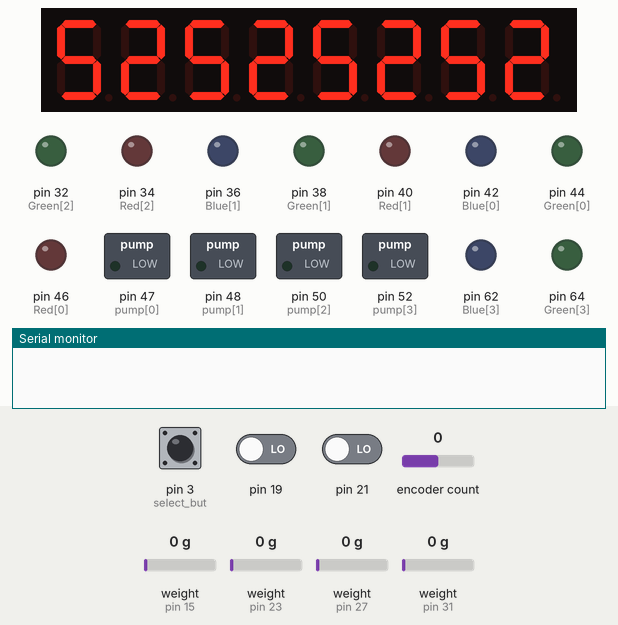
Recording of a sketch running on a simulated Arduino Mega 2560, built with avr-gcc and run on an emulated ATmega2560. Shown: 8-digit seven-segment display, switched loads named in the sketch (green lamp = pin HIGH), output pins drawn as LEDs (lit = HIGH), the last lines printed to the serial monitor. The inputs (shaded band) are chosen by the test bench; at power-on: pin 21 LOW, weight on the scale (sensors on pin 31, pin 15, pin 23, pin 27) 0 g, pin 3 (select_but) LOW, pin 19 LOW, encoder count 0.

Above: at 1.2 s.
1.3 s: pin 21 driven HIGH
At 2.8 s:
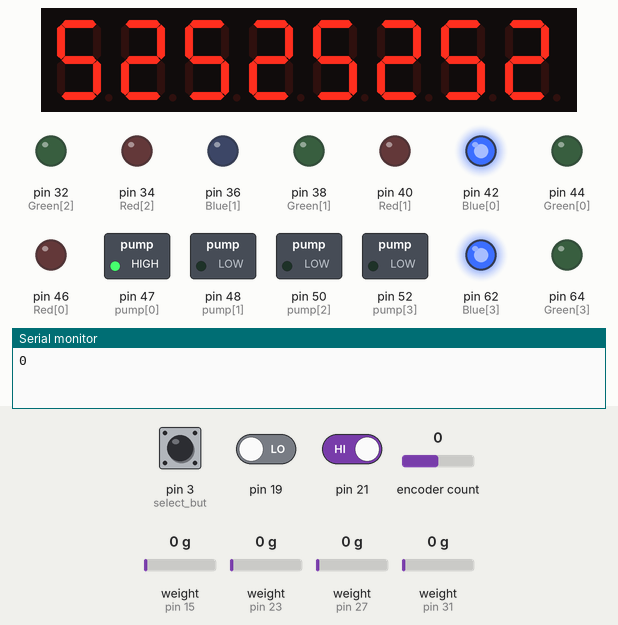
3.4 s: weight on the scale (sensor on pin 31) set to 23 g
4.9 s: weight on the scale (sensor on pin 31) set to 28 g
At 5.9 s:
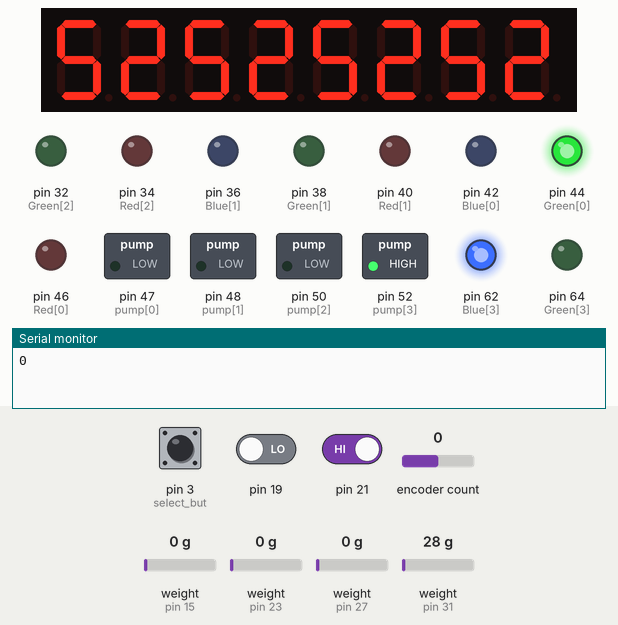
7.1 s: weight on the scale (sensor on pin 15) set to 16 g
8.6 s: weight on the scale (sensor on pin 15) set to 20 g
At 9.8 s:
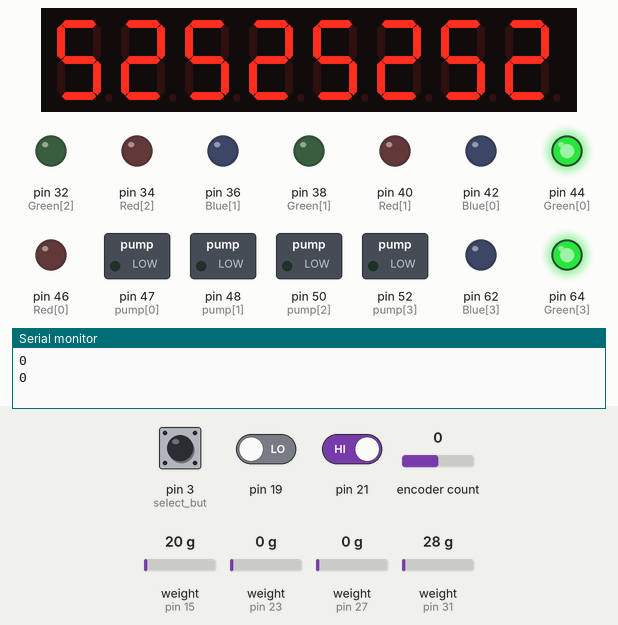
10.3 s: pin 3 (select_but) pulled HIGH for 0.15 s
At 11.4 s:
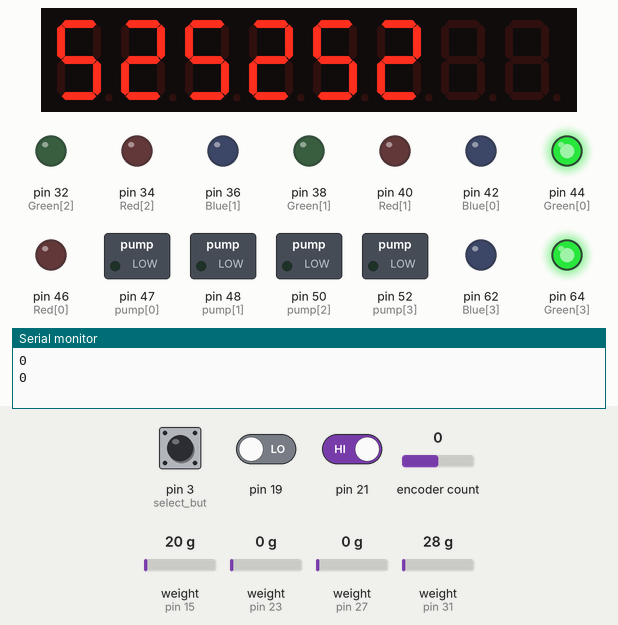
Timing chart, 0 to 13.3 s (numbered marks = the images above; inputs shaded):
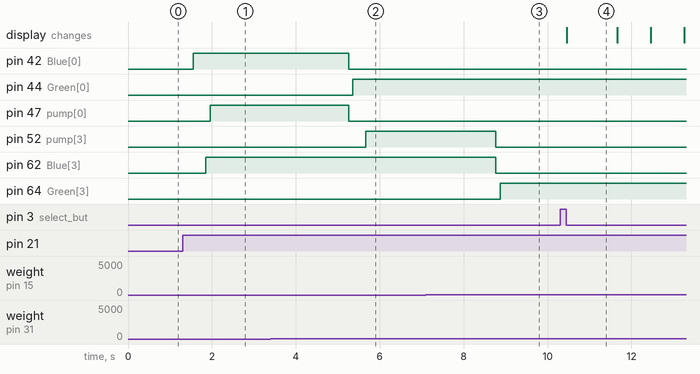

The sketch:

nalivator_v1.1_Stable.ino
```cpp
/*  Проект Наливатор.
  Автор Яшкин Сергей (с)2019
  текущая версия software v 1.1 - рабочая, нужно добавить режим энергосбережения
  текущая версия MainBoard_M2 v 1.3
  текущая версия ControlPanel_M3 v 1.2
  текущая версия TensorBoard_M4 v 1.1
  текущая версия LEDPanel_M5 v 1.1
  текущая версия файла с настройками v 1.1
*/

//Подключаем библиотеки
#include "LedControl.h" 							    // Библиотека работы с 7-сегментным индикатором на MAX7219
#include <Encoder.h>   								    // Библиотека работы с энкодером
#include "HX711.h"                        // Работаем с датчиком веса
#include <TimerOne.h>

//Определяем выводы Arduino Mega2560 для подключения периферии
int dataPin = 5;   										    // DOUT для MAX7219
int clkPin = 7;                           // Clock для MAX7219
int csPin = 9; 											      // ChipSelect для MAX7219
int numDevices = 1; 								      // Количество устройств MAX7219. По умолчанию 1, то есть восемь 7-сегментных индикаторов
byte select_but = 3;                      // Pin кнопки энкодера
int pinA = 18;											      // Pin A энекодера. Рекомендуется подключить к выводу Arduino с поддержкой прерывания
int pinB = 20;											      // Pin B энекодера. Рекомендуется подключить к выводу Arduino с поддержкой прерывания
int StartButton = 2;									    // Номер прерывания для кнопки START (pin 21)
int StopButton = 4;									      // Номер прерывания для кнопки STOP (pin 19)
const uint8_t DOUT[4]	= {31, 27, 23, 15};	// Pins выводов DT датчика веса юзеров с 1 до 4-го
const uint8_t CLK [4] = {53, 29, 25, 17}; // Pins выводов SCK датчика веса юзеров с 1 до 4-го
int Red [4] = {46, 40, 34, 66};						// Pins красных светодиодов юзеров от 1 до 4-го
int Green [4] = {44, 38, 32, 64};					// Pins зеленых светодиодов юзеров от 1 до 4-го
int Blue [4] = {42, 36, 68, 62};					// Pins синих светодиодов юзеров от 1 до 4-го
int pump [4] = {47, 48, 50, 52};					// Pins насосов юзеров от 1 до 4-го
float rumka [4];                          // Массив переменных в которых хранится вес рюмок ДО начала налива. будет измеряться перед началом налива в каждую рюмку
int done [4];											        // Признак того, что после нажатия кнопки СТАРТ в указанную тару был налив. Нужен для возможности долива в тару, которую поставили позже. Обнуляются каждый раз после поднятия тары из ячейки
int user_blink = 0;                                             // Номер моргающего юзера. Начальное значение - 0, то есть все горят, не мигая
byte PrevStateSelectButton = 0;                                 // Предыдущее состояние кнопки энкодера: 0 - была отжата, 1 - была нажата
byte payload1 = 25, payload2 = 25, payload3 = 25, payload4 = 25;// Принимаем, что изначально для всех юзеров установлено одинаковое количество граммов - 25
int payload[4] = {payload1, payload2, payload3, payload4};      // Массив для хранения граммов пользователей - запихиваем граммы юзеров в массив
byte minimum = 10;                                              // Меньше 10 грамм налить нельзя... Чего мараться то?
byte maximum = 40;                                              // Больше 40 грамм налить нельзя... Напиваться не стоит, да в и в рюмку не влезет
byte LowLimit = 10;                                             // Минимальный вес тары, ниже которого девайс будет считать, что ничего не установлено и наливать не будем
byte Brutto = 140;                                              // Теоретический максимальный вес тары с продуктом (брутто). Выше этого значения налива не будет ни при каких обстоятельствах
int nalivaem = 0;                                               // Флаг начала налива, устанавливается в 1 по нажатию кнпоки СТАРТ и в 0 по нажатию кнопки СТОП или по окончании налива
boolean EmergencyStop = false;
int nalit_cont = 0;                                             // Устанавливаем в 0, если процесс налива закончен, и в 1 - если идет процесс налива

// Создаем Контрольную Панель
LedControl lc = LedControl(dataPin, clkPin, csPin, numDevices); // Создаем объект lc как экземпляр класса LedControl
Encoder myEnc(pinA, pinB);                                      // Создаем объект myEnc как экземпляр класса Encoder

// Создаем весы
HX711 load_cells[4];                                            // создаём 4 объекта для работы с тензодатчиками
const int   GAIN[4] = {843, 862, 850, 1045};                    // создаём массив с корректирующими коэффициентами для каждого датчика
const int   a[4] = { -72, 119, 186, -124};                      // второй поправочный коэффициент
float loads[4] = {0.0, 0.0, 0.0, 0.0};                          // создаём массив для хранения значений с каждого датчика

// Начальная инициализация и вывод на 7SEG начальных значений
void setup() {
  Serial.begin(9600);                                           // Открываем порт для вывода отладочных сообщений. После дебага можно удалить или закомментить
  Timer1.initialize(350000);                                    // Устанавливаем таймер на 350 мс.
  Timer1.attachInterrupt(check_rumka);                          // Вызываем функцию проверки тары в ячейке с периодичностью строкой выше

  //Определяем типы pins как входы или выходы
  for (int i = 0; i < 4; i++)
  {
    pinMode (DOUT[i], INPUT);
    pinMode (CLK[i], INPUT);
    pinMode (Red[i], OUTPUT);
    pinMode (Green[i], OUTPUT);
    pinMode (Blue[i], OUTPUT);
    pinMode (pump[i], OUTPUT);
  }
  pinMode (StartButton, INPUT);
  pinMode (StopButton, INPUT);

  attachInterrupt(StopButton, STOP, RISING);      // Вызываем функцию STOP немедленно после нажатий кнопки СТОП
  attachInterrupt(StartButton, START, RISING);    // Вызываем функцию START немедленно после нажатия кнопки СТАРТ

  pinMode (select_but, INPUT);					          // Определяем контакт кнопки энкодера как INPUT
  lc.shutdown(0, false);							            // Включаем дисплей
  lc.setIntensity(0, 1);							            // Устанавливаем яркость (0-минимум, 15-максимум)
  lc.clearDisplay(0);								              // Очищаем дисплей

  // Инициализируем весы
  for (int i = 0; i < 4; i++) {                   // выполняем цикл, в котором
    load_cells[i].begin(DOUT[i], CLK[i]);         // выполняем инициализацию 4 тензодатчиков
    load_cells[i].set_scale(GAIN[i]);             // устанавливаем корректирующие коэффициенты для каждого тензодатчика
  }
}


void loop() {
  if (digitalRead(select_but) == HIGH && PrevStateSelectButton == 0)  // Отлавливаем только одно нажатие кнопки энкодера (предыдущее состояние кнопки - отжата), чтобы перейти к следующему юзеру
  { // Если кнопка нажата и ее предыдущее значение - отжата, то ...
    user_blink ++; 													    // ...переходим к следующему юзеру
    if (user_blink == 5) {
      user_blink = 0; // Если предыдущий юзер был 4 (последний), то устанавливаем нулевого юзера, то есть опять не моргаем
    }
    PrevStateSelectButton = 1; 									// Запоминаем, что кнопка была нажата, чтобы не было повторных срабатываний, если удерживать кнопку
  }
  if (digitalRead(select_but) == LOW)						// Переходим к функции моргания только при отпускании кнопки
  {
    PrevStateSelectButton = 0; 								// Опустили кнопку, запоминаем, что кнопка была отжата и теперь ее можно нажать еще раз ...
    LedShow();  												      // ... и пишем в 7LED выбранные значения для всех юзеров и указываем, какой юзер моргает (если 0 - то никакой и экран не моргает)
  }

}

// Подпрограмма мигания выбранным юзером и обработки крутилки энкодера
void LedShow () {
  uint32_t prev_time;                         // Переменная для определения прошедшего с момента последнего моргания на 7SEG индикаторе
  uint32_t prev_change;                       // Переменная для определения задержки моргания после последнего изменения энкодером показаний
  int timing = 400;                           // частота мигания группой индикаторов в милисекундах
  int change_timing = 200;                    // Задержка моргания после последнего изменения энкодером показаний в милисекундах
  int leds[8];                                // Массив чисел, записываемых в 7LED с разбивкой по единицам и десяткам
  int s_blink = 0;                            // Определяем, что выводим на индикатор моргающего юзера: 0 - гасим цифры, 1 - зажигаем его текущее значение, то есть моргаем

  long currentPosition  = payload[user_blink - 1];		// Записываем в текущее значение энкодера граммы текущего юзера ...
  myEnc.write (currentPosition * 4);					        // ... и записываем его в энкодер. Умножаем на 4 потому, что энкодер считает пачками по 4
  //Разделяем единицы и десятки для каждого user и записываем в массив leds
  for (int i = 0; i <= 7; i = i + 2) {
    leds[i] = (payload[i / 2] / 10) % 10;					  // Разделяем десятки ...
    leds[i + 1] = payload[i / 2] % 10;						  // ... и единицы
    lc.setDigit(0, i, (byte)leds[i], false);				 // Отображаем десятки ...
    lc.setDigit(0, i + 1, (byte)leds[i + 1], false); // ... и единицы на 7SEG
  }

  // здесь часть кода, вызываемого, если установлен Флаг nalivaem == 1 и не находимся в процессе налива (nalit_cont == 0). Вызывается функция nalit
  if (nalivaem == 1 and nalit_cont == 0) {
    nalit();
  }

  //Начинаем мигать выбранным юзером - n_blink
  if (user_blink != 0) {
    while (1)										                     // Бесконечный цикл, выход - по нажатию кнопки энкодера (return) или по нажатию кнопок START, STOP  - по прерыванию
    {
      long newPosition = myEnc.read();				          // Читаем текущее положение энекодера и...
      if (newPosition != currentPosition) {		        // Если оно изменилось то...
        if (newPosition / 4 > maximum) { 		          // (Ограничиваем верхний предел...)
          newPosition = maximum * 4; 			            // И умножаем на 4 - энкодер такой...
          myEnc.write (newPosition);
        }
        if (newPosition / 4 < minimum) { 		          // Ограничиваем нижний предел...
          newPosition = minimum * 4; 			             // И умножаем на 4 - энкодер такой...
          myEnc.write (newPosition);
        }
        currentPosition = newPosition;											                    //.. то текущему значению (currentPosition) присваиваем новое значение
        payload[user_blink - 1] = newPosition / 4; 									            // Записываем текущему юзеру накрученное на энкодере значение. Энкодер считает сразу по 4, так что делим 4
        leds[(user_blink - 1) * 2] = (payload[user_blink - 1] / 10) % 10;					 // Сразу же разделяем полученное значение от энкодера на десятки...
        leds[(user_blink - 1) * 2 + 1] = payload[user_blink - 1] % 10; 					 // ... и единицы
        lc.setDigit(0, (byte)(user_blink - 1) * 2, leds[(user_blink - 1) * 2], false); 	 // И тут же пишем цифры в указанные знакоместа для красоты (чтоб без задержек)
        lc.setDigit(0, (byte)(user_blink - 1) * 2 + 1, leds[(user_blink - 1) * 2 + 1], false);	// И тут же пишем цифры в указанные знакоместа для красоты (чтоб без задержек)
        prev_change = millis();
      }

      if (digitalRead(select_but) == HIGH && PrevStateSelectButton == 0) {		  // Отлавливаем нажатие кнопки во всех ветках цикла, так надежнее:)
        return;																	                                // Кнопка нажата - возвращаемся в основной цикл - переходим к следующему юзеру
      }
      if (millis() - prev_time > timing) {										                  // Выжидаем время timing в милисекундах и ...
        prev_time = millis();
        if (s_blink == 0 && millis() - prev_change > change_timing) {			      // Мигаем только в том случае, если с момента последнего изменения на энкодере прошло не меньше change_timing милисекунд
          if (digitalRead(select_but) == HIGH && PrevStateSelectButton == 0) {  // Отлавливаем нажатие кнопки во всех ветках цикла, так надежнее:)
            return;															// Кнопка нажата - возвращаемся в основной цикл - переходим к следующему юзеру
          }
          lc.setDigit(0, (byte)(user_blink - 1) * 2, leds[(user_blink - 1) * 2], false);      // Снова пишем цифры в указанные знакоместа
          lc.setDigit(0, (byte)(user_blink - 1) * 2 + 1, leds[(user_blink - 1) * 2 + 1], false);  // Снова пишем цифры в указанные знакоместа
          s_blink = 1;                                                              // В следующий раз покажем цифры юзера
        } else {
          if (digitalRead(select_but) == HIGH && PrevStateSelectButton == 0) {// Отлавливаем нажатие кнопки во всех ветках цикла, так надежнее:)
            return;																	                          // Кнопка нажата - возвращаемся в основной цикл - переходим к следующему юзеру
          }															                              // В следующий раз гасим цифры юзера
          lc.setChar(0, (user_blink - 1) * 2, (const char)' ', false);           // Пишем в выбранные знакоместа пробелы, то есть гасим знакоместо
          lc.setChar(0, (user_blink - 1) * 2 + 1, (const char)' ', false);         // Пишем в выбранные знакоместа пробелы, то есть гасим знакоместо
          s_blink = 0;                                                            // В следующий раз гасим цифры юзера
        }
      }
    }
  }
}

void STOP() //Останавливаем программу
{
  if ((digitalRead(pump[0]) == HIGH) or (digitalRead(pump[1]) == HIGH) or (digitalRead(pump[2]) == HIGH) or (digitalRead(pump[3]) == HIGH)) {
    nalivaem = 0;
    nalit_cont = 0;
    EmergencyStop = true;
    for (int i = 0; i <= 3; i++)
    {
      digitalWrite(pump[i], LOW);
      if (rumka[i] > LowLimit) {digitalWrite(Red[i], HIGH);}
      digitalWrite(Blue[i], LOW);
      digitalWrite(Green[i], LOW);
      done [i] = 1;
    }
    LedShow();
  }
}

void START() 									          // Ставим флаг, что пора бы и налить...
{
  if (nalit_cont == 0 and digitalRead(Red[0]) == 0 and digitalRead(Red[1]) == 0 and digitalRead(Red[2]) == 0 and digitalRead(Red[3]) == 0) // Разрешаем цикл налива только, если закончен предыдущий и не была активирована экстренная остановка
  {
    user_blink = 0; 								    // Текущий юзер = 0, то есть экран не мигает
    nalivaem = 1; 								      // Возвращаемся в функцию и ждем налива...
    LedShow();
  }
}

float measure(int kranik) 								            // Функция измерения веса. kranik - номер измеряемого веса
{
  loads[kranik] = load_cells[kranik].get_units(), 3;	// считываем значение веса на каждом тензодатчике
  loads[kranik] = loads[kranik] - a[kranik] - 1.5;		// Вычитаем поправочный коэффициент
  return loads[kranik];
}

void nalit () // В эту функцию передается процесс налива в тару. Происходит в два этапа - от первой до четвертой и обратно
{
  nalit_cont = 1;                                     // Сообщаем, что начали цикл налива
  // проверка наличия тары в ячейке
  for (int i = 0; i <= 3; i++) {
    //digitalWrite (Green[i], LOW); // Гасим зеленый
    //digitalWrite (Red[i], LOW);  // Гасим красный
    rumka[i] = measure(i);
    if (rumka[i] > LowLimit && rumka[i] < Brutto && done[i] == 0) {
      Serial.println (done[i]);
      digitalWrite (Blue[i], HIGH); // Если тара есть, то зажигаем синий, иначе гасим его
    } else {
      digitalWrite (Blue[i], LOW);
    }
  }
  // Первый прогон налива от 1 до 4 тары

  for (int i = 0; i <= 3; i++)
  {
    if (done[i] == 0 and measure(i) > LowLimit and rumka[i] < Brutto and digitalRead (Red[i]) == LOW) // Если тара есть и в нее не было налива, то наливаем
    {
      digitalWrite (pump[i], HIGH); // Включаем насос
      while ((measure(i) < (rumka[i] + payload[i])) && measure (i) > LowLimit && measure(i) < Brutto) //Пока измеренный вес меньше веса тары + полезная загрузка и тара присутствует...
      {
        if (measure(i) <= rumka[i] - 5) { // если пользователь убрал тару и передумал наливать, то налив не осуществляем и гасим все светодиоды
          digitalWrite (pump[i], LOW); // Останавливаем насос
          digitalWrite (Blue [i], LOW); // Гасим синий светодиод
          digitalWrite (Green [i], LOW); // Гасим зеленый светодиод
          rumka[i] = 0;
          done[i] = 1;
        }
      }
      // Если загрузка завершена, то...
      digitalWrite (pump[i], LOW); // Останавливаем насос
      digitalWrite (Blue[i], LOW); // Гасим синий светодиод
      if (measure(i) > LowLimit and done[i] == 0) {
        digitalWrite (Green[i], HIGH);// Зажигаем зеленый светодиод
        done[i] = 1;
      }
    }
  }
  nalivaem = 0;                   // Прекращаем налив
  nalit_cont = 0;                 // Разрешаем следующий цикл налива
  user_blink = 0;                 // Устанавливаем флаг в 0, то есть ни один индикатора на ControlPanel не мигает
  LedShow();                      // И идем в начало подпрограммы ожидания нажатий кнопки энкодера для изменения задатчика граммов
}
void check_rumka()                // Проверка наличия тары в ячейке, и если нет, сбрасываем флаг налитой тары (то есть можно наливать снова) и гасим светодиоды под нет
{
  for (int y = 0; y <= 3; y++) {
    if (measure (y) < LowLimit) {   // Если тары нет - ее вес меньше чем LowLimit, то гасим свет
      digitalWrite (Blue[y], LOW);
      digitalWrite (Green[y], LOW);
      digitalWrite (Red[y], LOW);
      done[y] = 0;
    }
  }
}
```

Measured:
- the behaviour switches between 24 and 25 g on weight on the scale (sensor on pin 31) (found by bisection; images 1 and 2)
- the behaviour switches between 17 and 18 g on weight on the scale (sensor on pin 15) (found by bisection; images 2 and 3)
- after the input at 1.3 s, pin 42 (Blue[0]): LOW → HIGH after 0.26 s; pin 47 (pump[0]): LOW → HIGH after 0.66 s; pin 62 (Blue[3]): LOW → HIGH after 0.56 s
- after the input at 3.4 s, every drawn part: stays the same
- after the input at 4.9 s, pin 42 (Blue[0]), pin 47 (pump[0]): HIGH → LOW after 0.36 s; pin 44 (Green[0]): LOW → HIGH after 0.46 s; pin 52 (pump[3]): LOW → HIGH after 0.76 s
- after the input at 7.1 s, every drawn part: stays the same
- after the input at 8.6 s, pin 52 (pump[3]), pin 62 (Blue[3]): HIGH → LOW after 0.17 s; pin 64 (Green[3]): LOW → HIGH after 0.27 s
- after the input at 10.3 s, the display: changes after 0.16 s (image 4)
- what the display in image 4 shows lasts 1.2 s, from 10.5 s to 11.7 s
